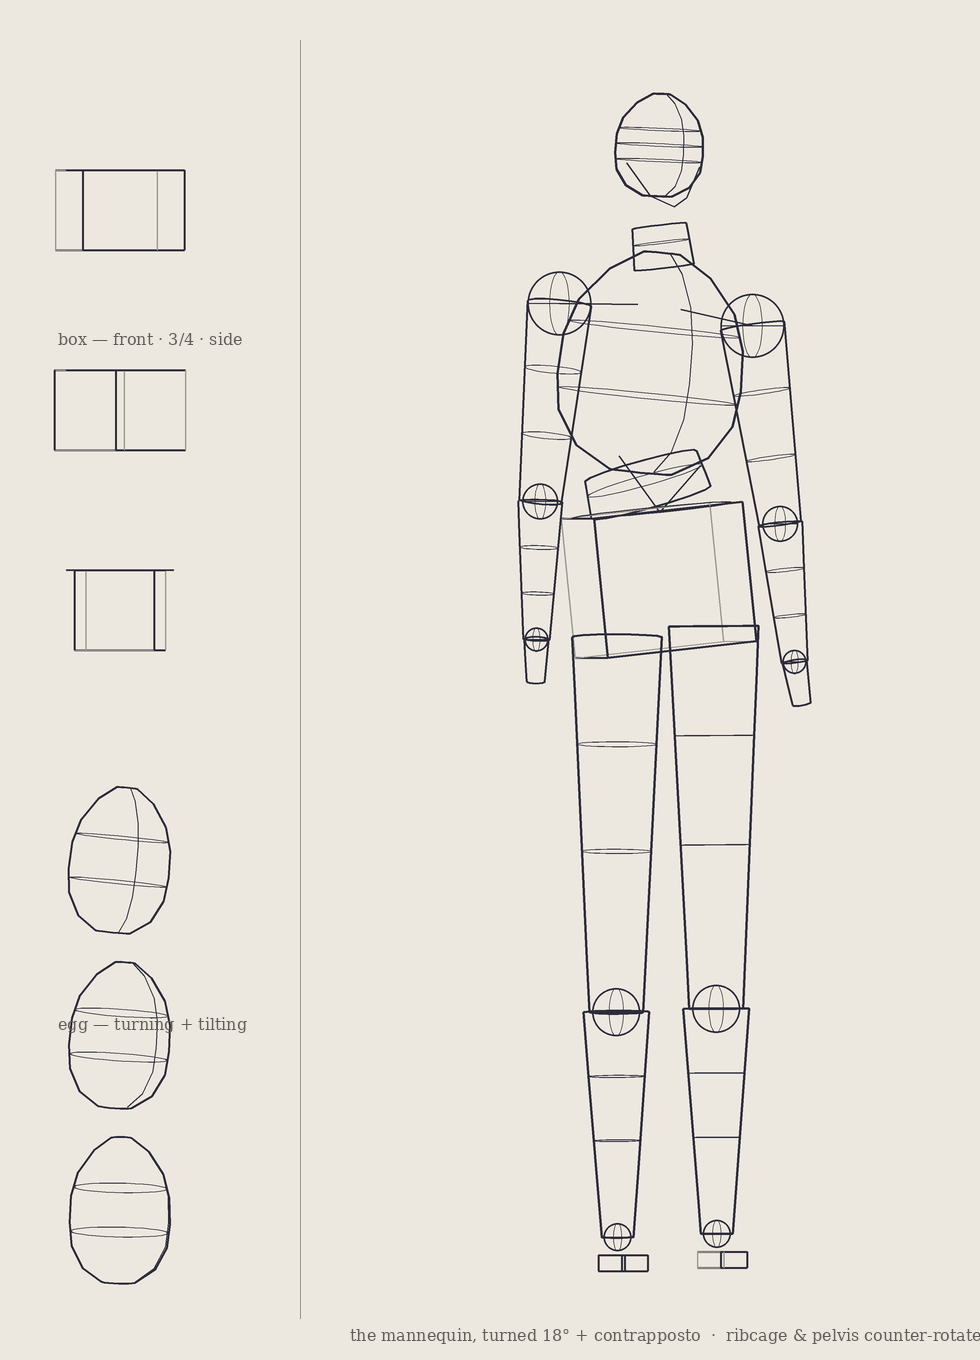

This figure's Python source:
"""
THE TURN (Jordan's note, 2026-05-30): "stopped drawing a person, started drawing an object —
now make the object MOVE." Same volume mannequin, rotated in space + a gentle contrapposto so
the masses turn instead of standing frontal. Ribcage & pelvis COUNTER-rotate (independent
masses); weight on one leg. Left: a box and an egg stepped front -> 3/4 -> side to show I can
turn a form. A small real 3D projection drives it (silhouette = convex hull of the projected
surface, so tapered ends stay rounded). Construction only — no skin, no features.
"""
import os, math
import numpy as np
from PIL import Image, ImageDraw, ImageFont

OUT="/sessions/lucid-charming-babbage/mnt/outputs/loomis"
W,H=980,1360; SC=3
PAPER=np.array([237,232,223],float)
INKc=(44,44,58); FAINT=(154,151,144)
def Rx(a):c,s=math.cos(a),math.sin(a);return np.array([[1,0,0],[0,c,-s],[0,s,c]])
def Ry(a):c,s=math.cos(a),math.sin(a);return np.array([[c,0,s],[0,1,0],[-s,0,c]])
def Rz(a):c,s=math.cos(a),math.sin(a);return np.array([[c,-s,0],[s,c,0],[0,0,1]])
def rad(d):return math.radians(d)

img=Image.new("RGB",(W*SC,H*SC),tuple(PAPER.astype(int))); D=ImageDraw.Draw(img)
def CV(scr,w,col=INKc,closed=False):
    pts=[(x*SC,y*SC) for x,y in scr]
    if closed: pts=pts+[pts[0]]
    D.line(pts,fill=col,width=max(1,int(w*SC)),joint="curve")

CAMYAW=rad(18)
def projP(p,ox,oy):
    q=Ry(CAMYAW)@p; return (ox+q[0],oy+q[1]),q[2]
def basis(axis):
    axis=axis/(np.linalg.norm(axis)+1e-9)
    ref=np.array([0,0,1.0]) if abs(axis[2])<0.9 else np.array([0,1.0,0])
    u=np.cross(axis,ref); u/=np.linalg.norm(u)+1e-9; v=np.cross(axis,u); return u,v
def ring_scr(center,r,axis,ox,oy,n=32):
    u,v=basis(axis); out=[]
    for t in np.linspace(0,2*math.pi,n,endpoint=False):
        s,_=projP(center+r*(math.cos(t)*u+math.sin(t)*v),ox,oy); out.append(s)
    return out
def draw_ring(center,r,axis,ox,oy,w=1.1,col=INKc): CV(ring_scr(center,r,axis,ox,oy),w,col,closed=True)
def hull(points):
    pts=sorted(set((round(x,2),round(y,2)) for x,y in points))
    if len(pts)<3: return pts
    def cr(o,a,b): return (a[0]-o[0])*(b[1]-o[1])-(a[1]-o[1])*(b[0]-o[0])
    lo=[]
    for p in pts:
        while len(lo)>=2 and cr(lo[-2],lo[-1],p)<=0: lo.pop()
        lo.append(p)
    up=[]
    for p in reversed(pts):
        while len(up)>=2 and cr(up[-2],up[-1],p)<=0: up.pop()
        up.append(p)
    return lo[:-1]+up[:-1]
def silhouette(surface_pts,ox,oy,w=2.4):
    scr=[projP(p,ox,oy)[0] for p in surface_pts]; CV(hull(scr),w,INKc,closed=True)

def draw_tube(spine,radii,ox,oy,w=2.4,contours=2,sub=7):
    C=[];Rr=[]
    for i in range(len(spine)-1):
        for k in range(sub): t=k/sub; C.append(spine[i]*(1-t)+spine[i+1]*t); Rr.append(radii[i]*(1-t)+radii[i+1]*t)
    C.append(spine[-1]); Rr.append(radii[-1])
    surf=[]
    for i in range(len(C)):
        axis=C[min(i+1,len(C)-1)]-C[max(i-1,0)]
        if np.linalg.norm(axis)<1e-6: axis=np.array([0,1.0,0])
        u,v=basis(axis)
        for t in np.linspace(0,2*math.pi,16,endpoint=False):
            surf.append(C[i]+Rr[i]*(math.cos(t)*u+math.sin(t)*v))
    silhouette(surf,ox,oy,w)
    if contours:
        for k in range(1,contours+1):
            t=k/(contours+1); i=int(t*(len(C)-1)); axis=C[min(i+1,len(C)-1)]-C[max(i-1,0)]
            draw_ring(C[i],Rr[i],axis,ox,oy,1.0)
def draw_egg(center,rx,ry,rot,ox,oy,w=2.6,contour=True):
    prof=[(-0.98,0.20),(-0.8,0.55),(-0.5,0.85),(-0.18,0.98),(0.18,1.0),(0.5,0.95),(0.8,0.72),(0.98,0.34)]
    surf=[]
    for fy,fr in prof:
        c=center+rot@np.array([0,fy*ry,0]); axis=rot@np.array([0,1.0,0]); u,v=basis(axis)
        for t in np.linspace(0,2*math.pi,20,endpoint=False):
            surf.append(c+rx*fr*(math.cos(t)*u+math.sin(t)*v))
    silhouette(surf,ox,oy,w)
    if contour:
        for fy,fr in ((-0.30,0.93),(0.30,0.97)):
            c=center+rot@np.array([0,fy*ry,0]); draw_ring(c,rx*fr,rot@np.array([0,1.0,0]),ox,oy,1.1)
        cc=[projP(center+rot@np.array([0,fy*ry,rx*fr]),ox,oy)[0] for fy,fr in prof]; CV(cc,1.1)
def draw_box(center,h,rot,ox,oy,w=2.4,open_top=False):
    hx,hy,hz=h
    combo=[(sy,sx,sz) for sy in(-1,1) for sx in(-1,1) for sz in(-1,1)]
    idx={c:i for i,c in enumerate(combo)}; cw=[center+rot@np.array([sx*hx,sy*hy,sz*hz],float) for (sy,sx,sz) in combo]
    edges=[]
    for sy in(-1,1):
        for sx in(-1,1): edges.append((idx[(sy,sx,-1)],idx[(sy,sx,1)]))
        for sz in(-1,1): edges.append((idx[(sy,-1,sz)],idx[(sy,1,sz)]))
    for sx in(-1,1):
        for sz in(-1,1): edges.append((idx[(-1,sx,sz)],idx[(1,sx,sz)]))
    for e0,e1 in edges:
        s0,d0=projP(cw[e0],ox,oy); s1,d1=projP(cw[e1],ox,oy); near=(d0+d1)/2>-1
        CV([s0,s1],w if near else 1.4,INKc if near else FAINT)
    if open_top: draw_ring(center+rot@np.array([0,-hy,0]),hx,rot@np.array([0,1.0,0]),ox,oy,1.5)
def draw_sphere(center,r,ox,oy,w=1.9):
    s,_=projP(center,ox,oy); D.ellipse([(s[0]-r)*SC,(s[1]-r)*SC,(s[0]+r)*SC,(s[1]+r)*SC],outline=INKc,width=max(1,int(w*SC)))
    draw_ring(center,r,np.array([0,1.0,0]),ox,oy,0.9); draw_ring(center,r,np.array([1.0,0,0]),ox,oy,0.9)

# ===================== LEFT: ROTATION STUDIES =====================
for j,ang in enumerate((2,32,66)):
    draw_box(np.array([0,0,0]),(54,40,40),Ry(rad(ang)),120,210+j*200,2.2,open_top=True)
for j,ang in enumerate((2,30,60)):
    draw_egg(np.array([0,0,0]),50,74,Ry(rad(ang))@Rz(rad(6)),120,860+j*175,2.3)

# ===================== RIGHT: THE MANNEQUIN, TURNED + CONTRAPPOSTO =====================
OX,OY=655,70; U=150
def Y(h): return h*U
Rrib=Rz(rad(6))@Ry(rad(8)); Rpel=Rz(rad(-6))@Ry(rad(3))
Rc=np.array([-4,Y(1.95),0]); Pc=np.array([4,Y(3.4),0])
draw_egg(Rc,92,112,Rrib,OX,OY,2.6)
arch=[Rc+Rrib@np.array([-46,98,42]),Rc+Rrib@np.array([0,150,54]),Rc+Rrib@np.array([46,98,42])]
CV([projP(p,OX,OY)[0] for p in arch],1.5)
shL=Rc+Rrib@np.array([-108,-48,0]); shR=Rc+Rrib@np.array([108,-48,0]); nkBase=Rc+Rrib@np.array([0,-96,8])
CV([projP(Rc+Rrib@np.array([-24,-56,6]),OX,OY)[0],projP(shL,OX,OY)[0]],1.9)
CV([projP(Rc+Rrib@np.array([ 24,-56,6]),OX,OY)[0],projP(shR,OX,OY)[0]],1.9)
draw_sphere(shL,32,OX,OY); draw_sphere(shR,32,OX,OY)
draw_tube([np.array([2,Y(1.04),8]),nkBase],[27,30],OX,OY,2.2,contours=1,sub=5)
headC=np.array([2,Y(0.5),8]); Rhead=Ry(rad(16))@Rz(rad(3))
draw_egg(headC,44,52,Rhead,OX,OY,2.5)
draw_ring(headC,44,Rhead@np.array([0,1.0,0]),OX,OY,1.1)             # brow plane
jL=headC+Rhead@np.array([-22,52,20]); jR=headC+Rhead@np.array([22,52,20]); chin=headC+Rhead@np.array([0,62,32])
CV([projP(headC+Rhead@np.array([-44,20,8]),OX,OY)[0],projP(jL,OX,OY)[0],projP(chin,OX,OY)[0]],1.6)
CV([projP(headC+Rhead@np.array([ 44,20,8]),OX,OY)[0],projP(jR,OX,OY)[0],projP(chin,OX,OY)[0]],1.6)
draw_tube([Rc+Rrib@np.array([0,104,0]),Pc+Rpel@np.array([0,-78,0])],[58,62],OX,OY,2.2,contours=1,sub=5)
draw_box(Pc,(80,70,46),Rpel,OX,OY,2.6,open_top=True)
hipL=Pc+Rpel@np.array([-52,52,4]); hipR=Pc+Rpel@np.array([52,52,4])
# ARMS
elL=shL+np.array([-26,Y(1.32),18]); wrL=elL+np.array([-8,Y(0.92),12])
elR=shR+np.array([ 22,Y(1.32),22]); wrR=elR+np.array([ 10,Y(0.92),16])
for sh,el,wr,sg in ((shL,elL,wrL,-1),(shR,elR,wrR,1)):
    draw_tube([sh,el],[32,21],OX,OY,2.3,contours=2,sub=6); draw_sphere(el,18,OX,OY)
    draw_tube([el,wr],[22,13],OX,OY,2.3,contours=2,sub=6); draw_sphere(wr,12,OX,OY)
    draw_tube([wr,wr+np.array([sg*4,42,10])],[12,9],OX,OY,2.0,contours=0,sub=3)   # hand mitt (a volume)
# LEGS — weight leg straight (figure right = x+), relaxed leg knee out+forward
knW=hipR+np.array([2,Y(2.55),2]);  anW=knW+np.array([0,Y(1.5),2]);  ftA=anW
knX=hipL+np.array([-8,Y(2.5),22]); anX=knX+np.array([4,Y(1.5),-8]); ftB=anX
for hip,kn,an in ((hipR,knW,anW),(hipL,knX,anX)):
    draw_tube([hip,kn],[45,27],OX,OY,2.5,contours=2,sub=7); draw_sphere(kn,24,OX,OY)
    draw_tube([kn,an],[33,16],OX,OY,2.5,contours=2,sub=7); draw_sphere(an,14,OX,OY)
    draw_box(an+np.array([0,26,18]),(14,8,34),Ry(rad(2)),OX,OY,2.0)               # foot block (seated on ankle)

img2=img.resize((W,H),Image.LANCZOS); dd=ImageDraw.Draw(img2)
try: f=ImageFont.truetype("/usr/share/fonts/truetype/dejavu/DejaVuSerif.ttf",16)
except: f=ImageFont.load_default()
dd.line([(300,40),(300,1318)],fill=(154,151,144),width=1)
for tx,ty,s_ in [(58,330,"box — front · 3/4 · side"),(58,1015,"egg — turning + tilting"),
                 (350,1326,"the mannequin, turned 18° + contrapposto  ·  ribcage & pelvis counter-rotate")]:
    dd.text((tx,ty),s_,fill=(96,94,90),font=f)
os.makedirs(OUT,exist_ok=True); img2.save(f"{OUT}/the_man_turn.png"); print("done")
